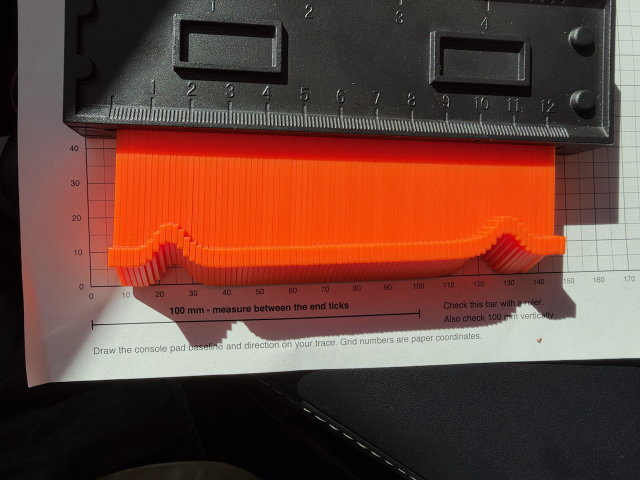
#> input picture new gauge photos/IMG_0183.jpeg, 1280 x 960 px (shown at 1/2 size); its folder holds 4 pictures in this run
$ python review_new_photos.py
#> lines starting #> are read from the running program, lines starting #| are printed output that depends on the picture; after the words box and inside, x2 and y2 are one past the last pixel; in counts of white or black regions, pixels touching at a corner belong together
"""Review November 4 evidence without changing prior CAD or source photos.

Pixel silhouettes and approximate gauge-plane coordinates are evidence only.
User's direct dimensions remain separate from photograph-derived estimates.
"""
from pathlib import Path
import hashlib
import html
import json

import matplotlib
matplotlib.use('Agg')
import matplotlib.pyplot as plt
import numpy as np
from PIL import Image

ROOT = Path(__file__).resolve().parents[2]
OUT = Path(__file__).resolve().parent
SOURCE = ROOT / 'new gauge photos'

PAIRS = [
    dict(id='N1', photos=[182,183], title='Across both nubs',
         axis='x', side='max', roi=[218,420,1130,598], ticks=[[303,219],[1095,252]], tick_mm=110,
         interpretation='Crosswise section across both nubs. The placement establishes orientation; its exact distance above the lower crease is not recorded.',
         use='Sidewall-shape evidence for both nubs. Direct user measurements of 17 mm at the base and 7.5 mm near the upper print contact supersede the old 13.5 / 5.6 mm openings.',
         limit='User confirms 7.5 mm at about Z=4.4 mm above the flat pad, not the crown. Do not make 7.5 mm the upper opening at every position along a sloped part.'),
    dict(id='N2', photos=[184,185], title='Longitudinal nub profile: long/right inferred',
         axis='x', side='max', roi=[34,770,844,920], ticks=[[97,650],[809,651]], tick_mm=110,
         interpretation='User identifies a vertically aligned centerline capture. The broad profile is assigned to the long/right nub provisionally; the hand obscures the placement.',
         use='Independent longitudinal-shape evidence for this nub; no longer borrow the short nub profile.',
         limit='The gauge appears to end before a flat-pad baseline is captured beyond both ends. Absolute end heights and full footprint length cannot be recovered from this curve alone.'),
    dict(id='N3', photos=[186,187], title='Longitudinal nub profile: short/left',
         axis='y', side='min', roi=[399,150,648,1172], ticks=[[831,255],[774,1040]], tick_mm=100,
         interpretation='User identifies a vertically aligned centerline capture; placement is beside the left wall at the short nub.',
         use='Short-nub crown and distinct end-transition evidence. Keep its profile separate from N2.',
         limit='No console Y mark or flat-pad Z=0 line is marked on the photograph. Photo grid zero is not the console crease.'),
    dict(id='N4', photos=[188,189], title='Lower-left corner: plan outline',
         axis='y', side='min', roi=[220,270,449,1037], ticks=[[514,331],[523,1007]], tick_mm=110,
         interpretation='The gauge appears laid approximately parallel to the pad, with pins following the left perimeter and turning into the lower corner.',
         use='A plan-outline capture, materially more useful for the corner than the earlier diagonal section. Preserve the traced shape rather than assuming one circular radius.',
         limit='Exact contact height and location relative to the nub/crease are not marked. The rounded transition is partly sampled near the gauge end; its continuation along the bottom is incomplete.'),
    dict(id='N5', photos=[190,191], title='Lower-left corner: second section',
         axis='y', side='min', roi=[270,302,480,1114], ticks=[[585,370],[566,1090]], tick_mm=110,
         interpretation='The gauge is held at a different angle beside the lower-left corner. A curved run and an abrupt step into the lower border are visible.',
         use='Evidence for the corner/base transition and for checking a separate corner test piece.',
         limit='The section plane and contact height are not explicitly established. The abrupt step includes a border/contact change; do not turn it into a smooth corner fillet or a new floor thickness.'),
    dict(id='N6', photos=[192,193], title='Left nub to wall: lower station',
         axis='x', side='max', roi=[553,430,1278,665], ticks=[[654,317],[1238,357]], tick_mm=80,
         interpretation='Crosswise capture of left console wall and short nub near its lower end; user confirms 10.3 mm from the wide base edge to the inside wall.',
         use='Direct 10.3 mm side gap is authoritative. This section also shows the wall and nub as separate features.',
         limit='This is a sideways gap, not a distance from the lower console crease. The shape photo is cropped at the right edge.'),
    dict(id='N7', photos=[194,195], title='Left nub to wall: upper station',
         axis='x', side='max', roi=[351,420,1278,663], ticks=[[428,299],[1192,307]], tick_mm=100,
         interpretation='Crosswise capture near the upper end of the short nub; user confirms 14.7 mm from the wide base edge to the inside wall.',
         use='Direct 14.7 mm side gap is authoritative. Do not substitute a measurement from the narrow crown.',
         limit='The side gap locates the wall at this station, not the entire lower-left corner. Contact height and the precise station remain relevant to the wall blend.'),
]


def extract(rec):
    im = np.asarray(Image.open(SOURCE / f'IMG_0{rec["photos"][1]}.jpeg').convert('RGB')).astype(int)
    mask=(im[:,:,0]>170)&(im[:,:,0]-im[:,:,1]>65)&(im[:,:,0]-im[:,:,2]>85)&(im[:,:,1]<175)
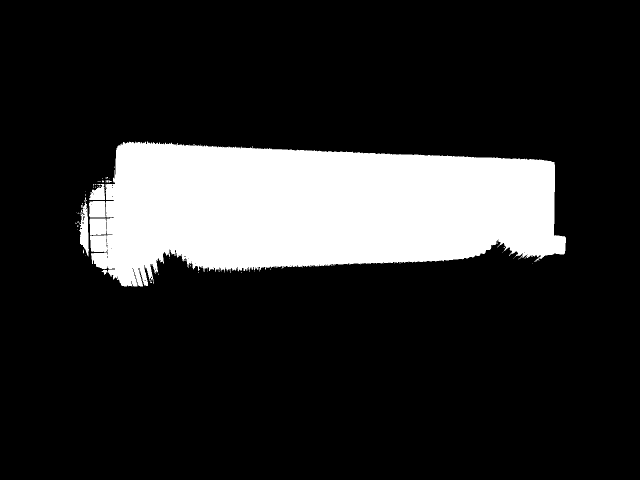
#> mask: shape (960, 1280) bool (shown at 1/2 size); 16.9% white; 66 white regions (61 under 20 px), largest, box (x1, y1, x2, y2) and area: (178, 282, 1132, 573) 205049, (158, 394, 178, 512) 1237, (178, 368, 210, 400) 686, (203, 539, 215, 550) 63, (211, 360, 224, 365) 38
    x0,y0,x1,y1=rec['roi']
    pts=[]
    if rec['axis']=='x':
        for x in range(x0,x1):
            ids=np.flatnonzero(mask[y0:y1,x])+y0
            if len(ids)>4: pts.append([x,int(ids[0] if rec['side']=='min' else ids[-1])])
#> after the loop, pts = 912 pairs, first value 218 to 1129, second value 481 to 572
    else:
        for y in range(y0,y1):
            ids=np.flatnonzero(mask[y,x0:x1])+x0
            if len(ids)>4: pts.append([int(ids[0] if rec['side']=='min' else ids[-1]),y])
    raw=np.asarray(pts,float)
#> raw has the same summary as pts
    assert len(raw)>300,rec['id']
    boundary=(y0 if rec['side']=='min' else y1-1) if rec['axis']=='x' else (x0 if rec['side']=='min' else x1-1)
    edgecol=1 if rec['axis']=='x' else 0
    clipped=int(np.count_nonzero(raw[:,edgecol]==boundary))
#> clipped = 0
    a,b=np.asarray(rec['ticks'],float)
    scale=np.linalg.norm(b-a)/rec['tick_mm']; e=(b-a)/np.linalg.norm(b-a)
    n=np.array([-e[1],e[0]])
    uv=np.c_[(raw-a)@e/scale,(raw-a)@n/scale]
#> uv = 912 pairs, first value -9.89 to 116.2, second value 32.34 to 49.26
    uv-=uv[0]
#> uv = 912 pairs, first value 0 to 126.1, second value -13.63 to 3.29
    samples=np.asarray([np.median(uv[i:i+5],axis=0) for i in range(0,len(uv),5)])
#> samples = 183 pairs, first value 0.295 to 126, second value -12.56 to 3.28
    return raw,uv,samples,float(scale),clipped


def profile_plot(rec, samples):
    fig,ax=plt.subplots(figsize=(10.5,3.7))
    fig.subplots_adjust(left=.09,right=.985,bottom=.23,top=.85)
    ax.plot(samples[:,0],samples[:,1],color='#0b8184',lw=2)
    ax.set(xlabel='Distance along gauge (approx. mm; arbitrary origin)',
           ylabel='Relative offset (approx. mm)')
    ax.set_title(f'{rec["id"]} · {rec["title"]}',loc='left',fontsize=12,fontweight='bold')
    ax.grid(alpha=.25); ax.spines[['top','right']].set_visible(False)
    fig.text(.01,.02,'Photograph-derived shape only · not registered console X/Y/Z · no numerical accuracy claim',fontsize=8,color='#52616a')
    fig.savefig(OUT/f'{rec["id"]}_profile.svg');fig.savefig(OUT/f'{rec["id"]}_profile.png',dpi=130);plt.close(fig)


def width_plot():
    fig,axs=plt.subplots(1,2,figsize=(10,4.2),layout='constrained')
    for ax,old,measured,title in zip(axs,[13.5,5.6],[17,7.5],['At the wide base','Near the upper print contact']):
        ax.barh([1,0],[old,measured],color=['#bf5e3e','#087f83'],height=.45)
        ax.set_yticks([1,0],['V6 opening','Measured nub'])
        ax.set_xlim(0,20);ax.set_ylim(-.55,1.6);ax.set_xlabel('Width (mm)');ax.set_title(title,loc='left',fontweight='bold')
        ax.grid(axis='x',alpha=.15);ax.set_axisbelow(True);ax.spines[['top','right','left']].set_visible(False)
        for y,w in [(1,old),(0,measured)]:ax.text(w+.25,y,f'{w:g}',va='center',fontweight='bold')
        ax.text(.02,.99,f'{measured-old:g} mm too narrow before clearance',transform=ax.transAxes,va='top',color='#a7432a')
    fig.suptitle('The confirmed nub widths explain the side binding',fontsize=15,fontweight='bold')
    fig.savefig(OUT/'width_comparison.png',dpi=160);fig.savefig(OUT/'width_comparison.svg');plt.close(fig)


def main():
    records=[]
    for rec in PAIRS:
        raw,uv,samples,scale,clipped=extract(rec)
#> raw has the same summary as pts in extract; scale = 7.21; clipped = 0
        profile_plot(rec,samples)
#> in profile_plot, `fig.savefig(OUT / f"{rec['id']}_profile.svg")`:
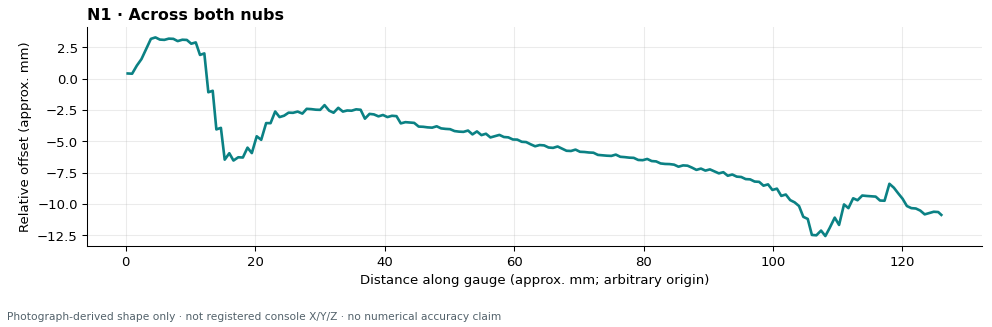
#> figure drawn by matplotlib, 1 panel; curve peaks at x = 4.58, y = 3.28
        records.append(dict(rec,
            position_photo=f'IMG_0{rec["photos"][0]}.jpeg',shape_photo=f'IMG_0{rec["photos"][1]}.jpeg',
            source_sha256={f'IMG_0{n}.jpeg':hashlib.sha256((SOURCE/f'IMG_0{n}.jpeg').read_bytes()).hexdigest() for n in rec['photos']},
            pixel_points=raw.astype(int).tolist(),approximate_local_points_mm=uv.round(4).tolist(),
            scale_px_per_mm=scale,roi_clipped_points=clipped))
#> pass 2 of the loop in main, `for rec in PAIRS:`:
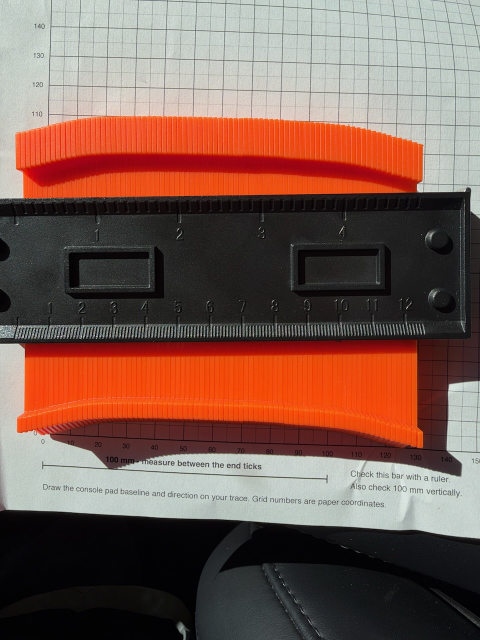
#> input picture new gauge photos/IMG_0185.jpeg, 960 x 1280 px (shown at 1/2 size)
#> im: shape (1280, 960, 3) int64
#> in extract (call 2), `mask=(im[:,:,0]>170)&(im[:,:,0]-im[:,:,1]>65)&(im[:,:,0]-im[:,:,2]>85)..`:
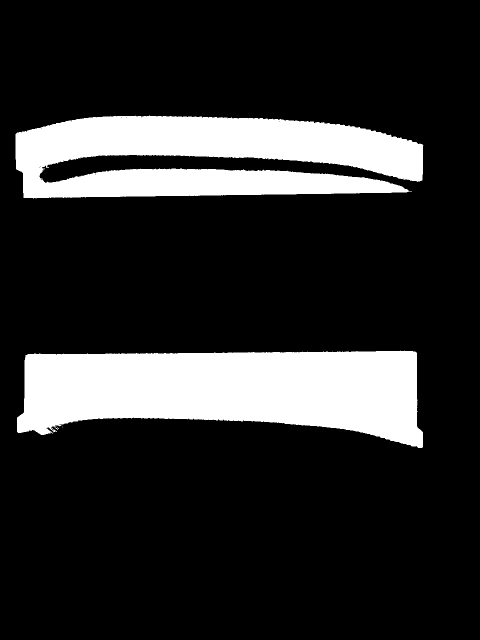
#> mask: shape (1280, 960) bool (shown at 1/2 size); 17.4% white; 4 white regions (2 under 20 px), largest, box (x1, y1, x2, y2) and area: (34, 701, 846, 896) 114852, (31, 231, 847, 397) 98655
#> x0 = 34; y0 = 770; x1 = 844; y1 = 920
#> after the loop in extract (call 2), `for x in range(x0,x1):`: pts = 810 pairs, first value 34 to 843, second value 834 to 895
#> in extract (call 2), `raw=np.asarray(pts,float)`: raw has the same summary as pts
#> boundary = 919
#> edgecol = 1
#> a = [97, 650]; b = [809, 651]
#> in extract (call 2), `scale = np.linalg.norm(b - a) / rec['tick_mm']`: scale = 6.47
#> e = [1, 0.0014]
#> n = [-0.0014, 1]
#> in extract (call 2), `uv=np.c_[(raw-a)@e/scale,(raw-a)@n/scale]`: uv = 810 pairs, first value -9.69 to 115.3, second value 28.39 to 37.69
#> in extract (call 2), `uv-=uv[0]`: uv = 810 pairs, first value 0 to 125, second value -4.53 to 4.77
#> in extract (call 2), `samples=np.asarray([np.median(uv[i:i+5],axis=0) for i in range(0,len(u..`: samples = 162 pairs, first value 0.309 to 124.7, second value -4.39 to 4.77
#> in main, `raw,uv,samples,scale,clipped=extract(rec)`: raw has the same summary as pts in extract; scale = 6.47
#> in profile_plot (call 2), `fig.savefig(OUT / f"{rec['id']}_profile.svg")`:
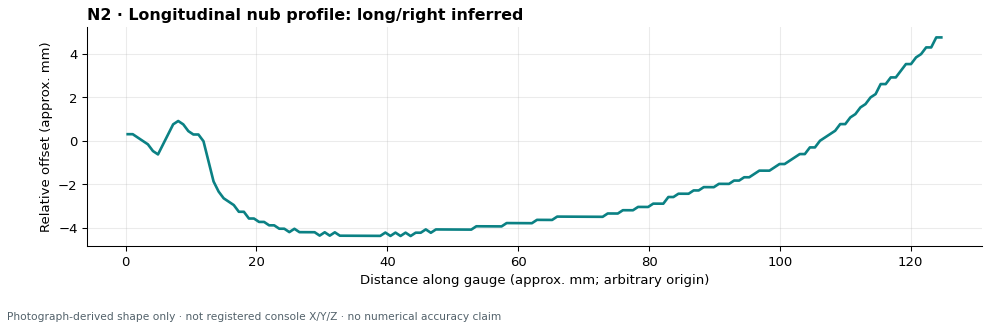
#> figure drawn by matplotlib, 1 panel; curve peaks at x = 123.9, y = 4.77
    evidence=dict(date='2026-11-04',source='new gauge photos/',
        current_model_status='V6 physical fit failed; previous CAD unchanged',
        user_report='Both pieces get stuck on the sides of the nubs.',
        direct_measurements_mm=dict(nub_base_width=17.0,nub_upper_contact_width=7.5,
            upper_width_height_above_pad=4.4,left_wall_gap_lower=10.3,left_wall_gap_upper=14.7),
        confirmed_gap_reference='Sideways from the left edge of the wide nub base to the inside console wall',
        upper_width_height_confirmation='User confirmed 7.5 mm at about 4.4 mm above the flat pad, not the crown, on 2026-11-04.',
        units='Raw pixels; approximate gauge-plane millimeters for traced profiles only',
        coordinate_convention='u follows the gauge ruler; v is the perpendicular image-plane offset. Origins arbitrary. No profile has been promoted to console X/Y/Z.',
        uncertainty='Raised gauge, perspective, unknown contact band and fabric pressure prevent a calibrated error bound. Direct user dimensions take priority over photograph estimates.',
        cad_geometry_modified=False,records=records)
    (OUT/'measurements.json').write_text(json.dumps(evidence,indent=2)+'\n')
    proposal=dict(revision='v7-measurement-proposal',status='Upper-width height confirmed; inputs ready for V7 geometry',
        authoritative_dimensions=evidence['direct_measurements_mm'],
        width_shortfall_mm=dict(base_total=3.5,base_per_side=1.75,upper_total=1.9,upper_per_side=.95),
        candidate_per_side_clearances_mm=[.3,.5,.7],
        candidate_opening_widths_mm=[dict(clearance_each_side=c,base=round(17+2*c,2),upper_at_measured_height=round(7.5+2*c,2)) for c in [.3,.5,.7]],
        wall_location_if_symmetric_base_center_x_is_zero=dict(lower_station_x=-18.8,upper_station_x=-23.2,
            assumptions='17 mm symmetric base; direct gaps measured from its leftmost base flank. These are two local wall locations, not a line to extrapolate through the lower corner.'),
        retained_constraints=dict(phone_width=71.1,phone_height=150,camera_width=64.5,camera_height=41.5,camera_lower_y=105,nominal_max_thickness=4.4,hard_max_thickness=4.5,phone_bottom_at_crease=True),
        implementation_rules=[
            'Use opening width as a function of actual pad-normal Z, not fraction of the local part thickness.',
            'Add tested physical clearance to the measured nub; do not reuse 5.6 / 13.5 finished widths.',
            'Keep left/right axial evidence separate; do not copy one nub end profile onto the other.',
            'Keep wall side gaps separate from nub-end Y coordinates and from lower-corner curvature.',
            'Use the corner plan capture independently from the upright/oblique transition capture.',
            'Validate localized fit samples before another full holder; do not dispatch a print automatically.'])
    (OUT/'v7_parameter_proposal.json').write_text(json.dumps(proposal,indent=2)+'\n')
    width_plot()
    intro='''<h1>New measurements: what changes for V7</h1><p>4 November 2026 · 14 photos · 7 pairs · V6 preserved</p>
<p class="lead">Both inserts bind on the nub sides. The measured nubs are larger than V6's openings: <strong>17 mm versus 13.5 mm at the base; 7.5 mm versus 5.6 mm near the upper contact.</strong></p>
<img class="plot" src="width_comparison.svg" alt="Comparison of measured nub widths and smaller V6 openings">
<table><tr><th>Confirmed input</th><th>Value</th><th>Meaning</th></tr><tr><td>Wide nub base</td><td>17 mm</td><td>Actual nub, before opening clearance</td></tr><tr><td>Upper nub width</td><td>7.5 mm</td><td>Actual nub at about 4.4 mm above the flat pad</td></tr><tr><td>Lower left-nub-to-wall gap</td><td>10.3 mm</td><td>Wide base edge to inside wall, sideways</td></tr><tr><td>Upper left-nub-to-wall gap</td><td>14.7 mm</td><td>Wide base edge to inside wall, sideways</td></tr></table>
<p>The two wall gaps do <strong>not</strong> move the nub ends to Y=10.3 and 14.7. With a symmetric 17 mm base centered at X=0, they imply local wall positions X=-18.8 and -23.2 mm. Do not extend that two-point line through the lower corner: use the corner capture separately.</p>
<div class="notice"><strong>Width reference confirmed:</strong> the user measured 7.5 mm at roughly Z=4.4 mm above the flat pad, not at the crown. The local top of the sloped insert is lower than 4.4 mm over much of its length. Its opening must remain wider there; assigning the narrowest width to the entire sloped upper rim would repeat the binding error.</div>
<h2>Candidate fit clearances</h2><p>These are test options, not a chosen production fit. Each allowance applies to each side of the real nub. Printed dimensions and support cleanup still need checking.</p>
<table><tr><th>Clearance each side</th><th>Base opening</th><th>Upper opening at the measured height</th></tr><tr><td>0.3 mm</td><td>17.6 mm</td><td>8.1 mm</td></tr><tr><td>0.5 mm</td><td>18.0 mm</td><td>8.5 mm</td></tr><tr><td>0.7 mm</td><td>18.4 mm</td><td>8.9 mm</td></tr></table>
<h2>How the photos will be used</h2><p>The curves below retain their approximate gauge-ruler scale, not a normalized fit to old opening targets. Perspective and raised pin tips still limit numerical accuracy. A flat traced line would improve metrology, but the direct measurements already establish the principal width correction. The images are linked without modification.</p>
<p>Next design sequence: establish the pad-normal width profile, make separate nub fit samples with identifiable clearances, then test the corner independently before combining a full holder. Phone/camera dimensions, crease seating and the 4.5 mm hard thickness limit remain unchanged.</p>'''
    sections=[]
    for rec in records:
        a,b=rec['position_photo'],rec['shape_photo']
        sections.append(f'''<section id="{rec['id']}"><h2>{rec['id']} · {html.escape(rec['title'])}</h2><p>{html.escape(rec['interpretation'])}</p>
<div class="photos"><figure><a href="../../new%20gauge%20photos/{a}"><img src="../../new%20gauge%20photos/{a}" alt="Placement {a}"></a><figcaption>Placement · {a}</figcaption></figure><figure><a href="../../new%20gauge%20photos/{b}"><img src="../../new%20gauge%20photos/{b}" alt="Captured shape {b}"></a><figcaption>Shape · {b}</figcaption></figure></div>
<img class="plot" src="{rec['id']}_profile.svg" alt="Extracted profile {rec['id']}"><p><strong>Use:</strong> {html.escape(rec['use'])}</p><p><strong>Limit:</strong> {html.escape(rec['limit'])}</p></section>''')
    page='''<!doctype html><html lang="en"><meta charset="utf-8"><meta name="viewport" content="width=device-width, initial-scale=1"><title>New console measurement review</title><style>
body{max-width:1120px;margin:32px auto;padding:0 24px;font:17px/1.55 system-ui,sans-serif;color:#18343e;background:#f4f7f7}h1{font-size:34px}h2{font-size:24px}.lead{font-size:20px}.notice{background:#fff0d9;border-left:5px solid #c37a2a;padding:18px}section{background:#fff;padding:24px;margin:28px 0;border-radius:10px}.photos{display:grid;grid-template-columns:1fr 1fr;gap:18px}figure{margin:0}figure img{width:100%;height:520px;object-fit:contain;background:#edf1f4}figcaption{font-size:14px;color:#52616a}.plot{width:100%;margin:16px 0}table{width:100%;border-collapse:collapse;background:#fff}td,th{border:1px solid #cdd7d7;padding:10px;text-align:left}th{background:#e7efef}a{color:#087f83}@media(max-width:650px){.photos{grid-template-columns:1fr}figure img{height:auto}table{font-size:14px}}@media print{section{break-before:page}figure img{height:330px}}
</style>'''+intro+''.join(sections)+'</html>'
    (OUT/'review.html').write_text(page)
    print(json.dumps({'pairs':len(records),'raw_samples':sum(len(r['pixel_points']) for r in records),'clipped':{r['id']:r['roi_clipped_points'] for r in records},'review':str(OUT/'review.html'),'cad_modified':False},indent=2))


#> (the run stopped early here; a loop or call above may not have finished)
